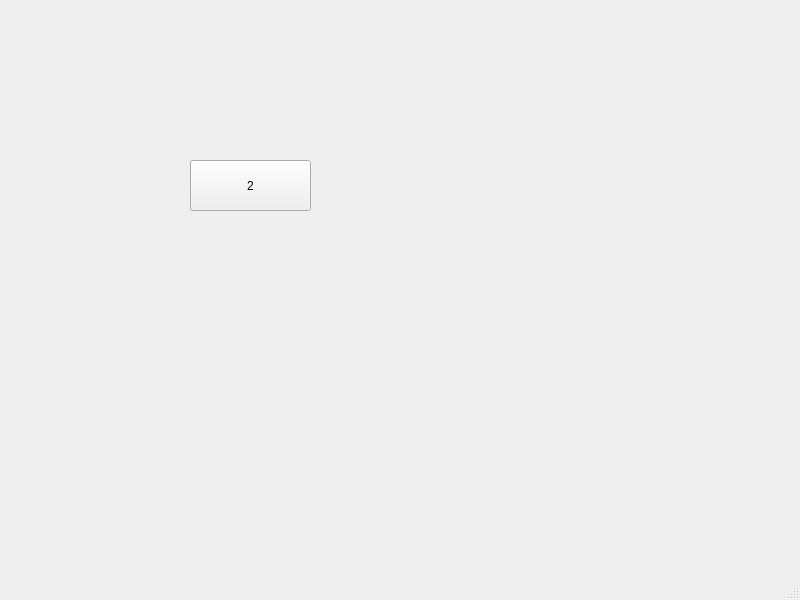
<?xml version="1.0" encoding="UTF-8"?>
<ui version="4.0">
 <class>MainWindow</class>
 <widget class="QMainWindow" name="MainWindow">
  <property name="geometry">
   <rect>
    <x>0</x>
    <y>0</y>
    <width>800</width>
    <height>600</height>
   </rect>
  </property>
  <property name="windowTitle">
   <string>MainWindow</string>
  </property>
  <widget class="QWidget" name="centralwidget">
   <widget class="QPushButton" name="pushButton">
    <property name="geometry">
     <rect>
      <x>190</x>
      <y>160</y>
      <width>121</width>
      <height>51</height>
     </rect>
    </property>
    <property name="text">
     <string>2</string>
    </property>
   </widget>
  </widget>
  <widget class="QMenuBar" name="menubar">
   <property name="geometry">
    <rect>
     <x>0</x>
     <y>0</y>
     <width>800</width>
     <height>25</height>
    </rect>
   </property>
  </widget>
  <widget class="QStatusBar" name="statusbar"/>
 </widget>
 <resources/>
 <connections/>
</ui>
